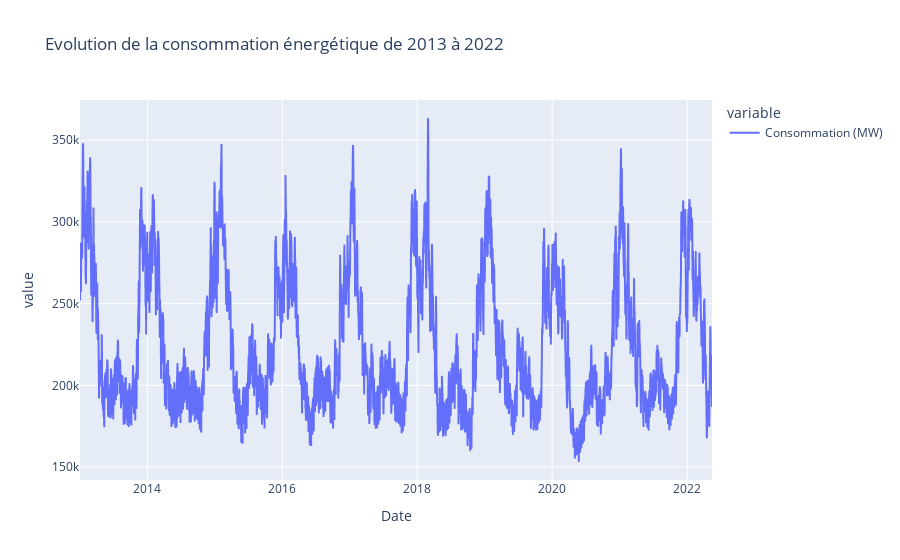

The cell this chart's notebook holds for it:
### Code cell
import plotly.express as px
x= df_energy_weather[['Consommation (MW)']]
fig = px.line(x,title='Evolution de la consommation énergétique de 2013 à 2022')
fig.show()

### Figure 1 — Plotly figure (JSON) as saved in the notebook; plotly's stock layout.template omitted (floating-point values rounded to 4 significant figures; data arrays with more than 128 entries replaced by an {"elided": "..."} marker saying what was removed)
{"data": [{"hovertemplate": "variable=Consommation (MW)<br>Date=%{x}<br>value=%{y}<extra></extra>", "legendgroup": "Consommation (MW)", "line": {"color": "#636efa", "dash": "solid"}, "marker": {"symbol": "circle"}, "mode": "lines", "name": "Consommation (MW)", "showlegend": true, "type": "scattergl", "x": {"elided": "3417 str values"}, "xaxis": "x", "y": {"elided": "3417 int values"}, "yaxis": "y"}], "layout": {"legend": {"title": {"text": "variable"}, "tracegroupgap": 0}, "title": {"text": "Evolution de la consommation énergétique de 2013 à 2022"}, "xaxis": {"anchor": "y", "domain": [0, 1], "title": {"text": "Date"}}, "yaxis": {"anchor": "x", "domain": [0, 1], "title": {"text": "value"}}}}
